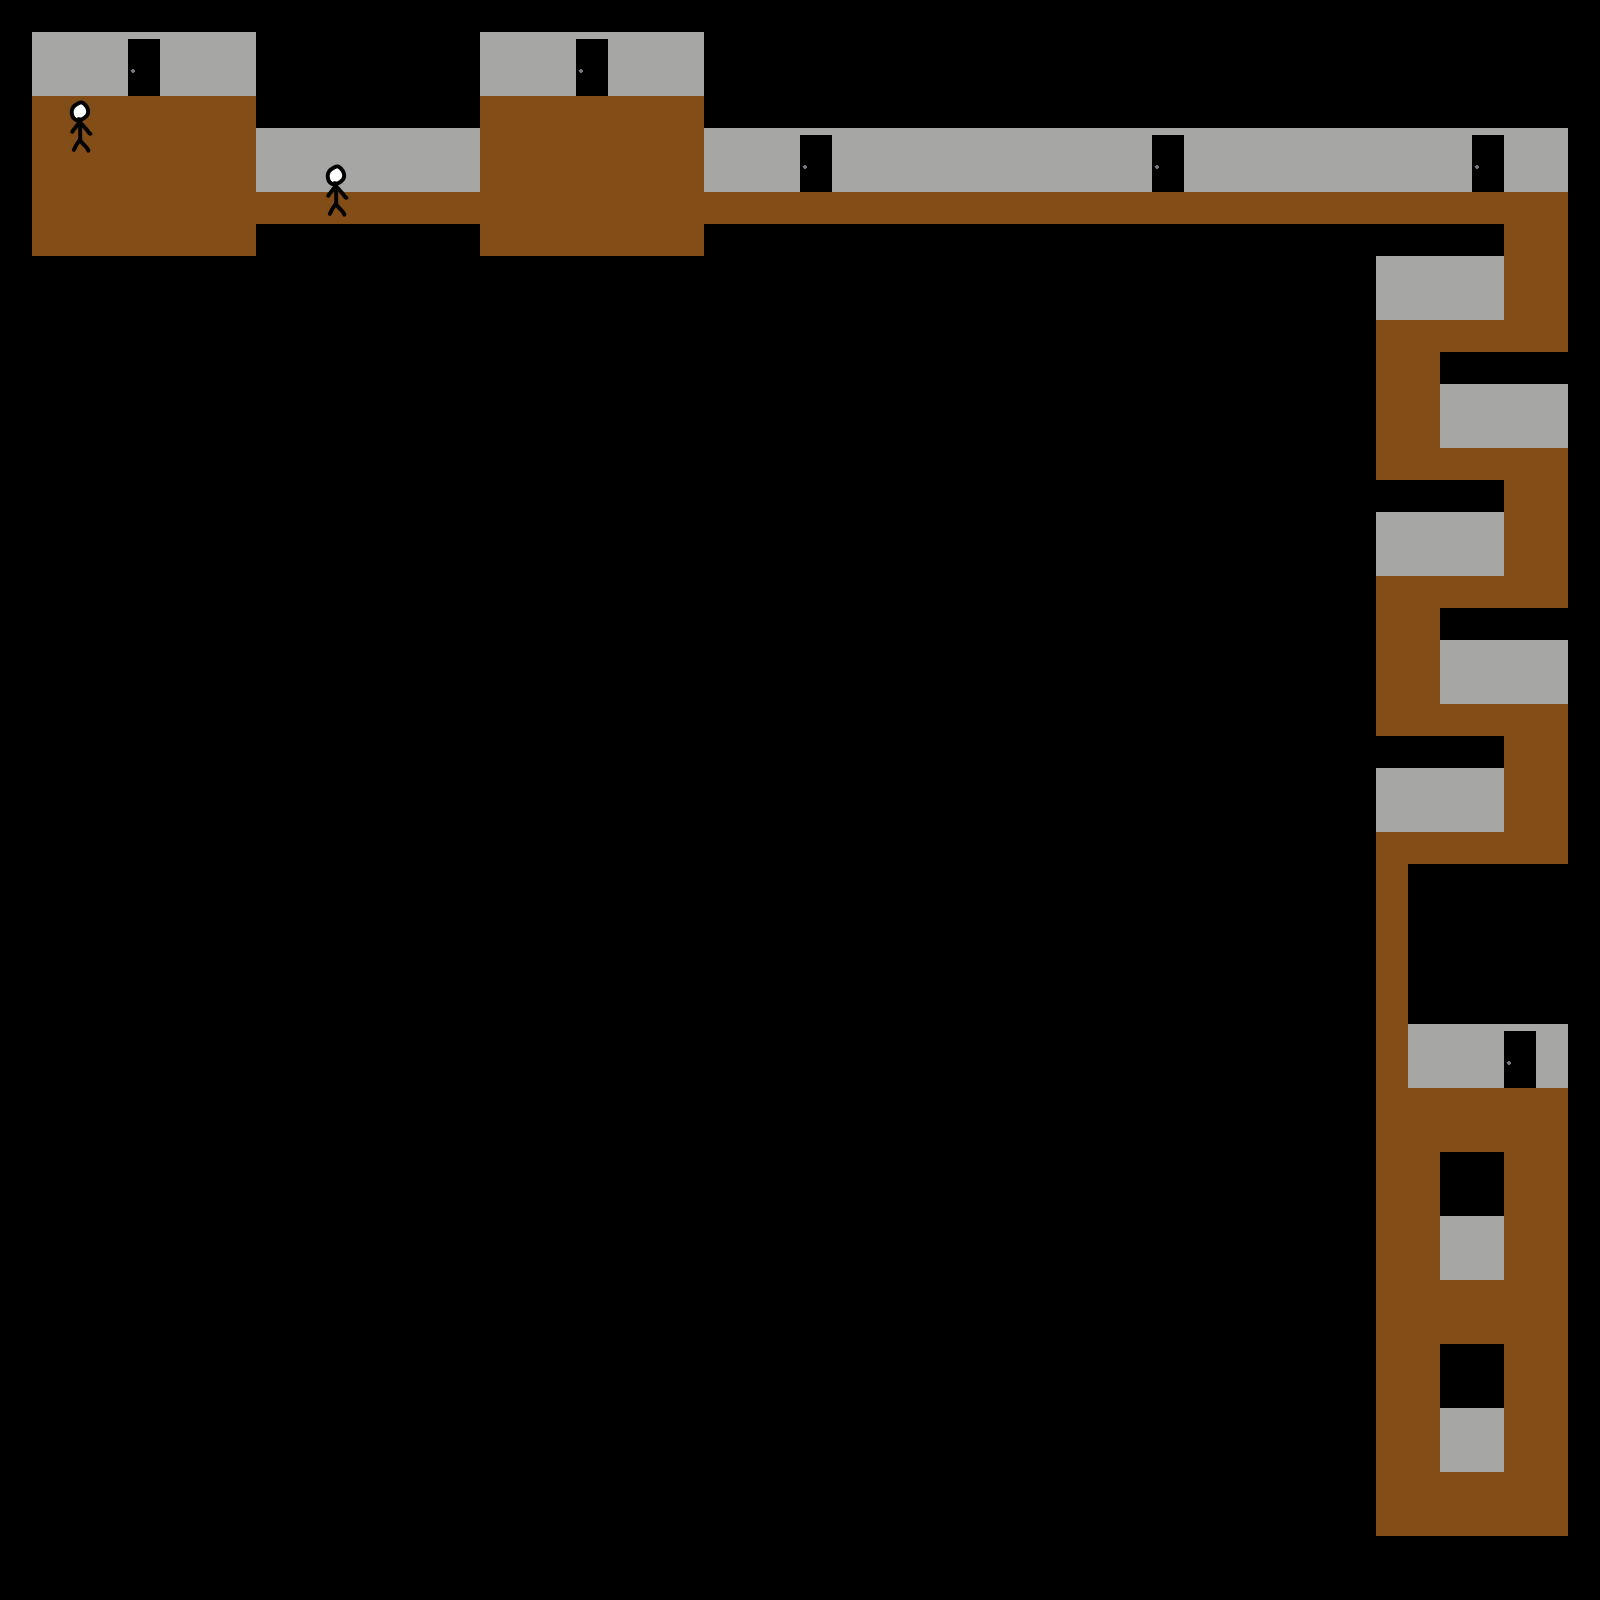

Tiled map render using the project's own tile images. Description and the map definition, with tile-layer contents summarised, below:
An orthogonal 50x50 tile map with 32x32 px tiles, 2 tile layers (tile, obj), 3 tilesets.

<map version="1.0" orientation="orthogonal" renderorder="right-down" width="50" height="50" tilewidth="32" tileheight="32" nextobjectid="56">
 <properties>
  <property name="player" value="TObjectPlayer" />
 </properties>
 <tileset firstgid="1" name="test4" tilewidth="32" tileheight="32" tilecount="8" columns="4">
  <image source="test4.png" width="128" height="64" />
  <tile id="0">
   <properties>
    <property name="blocked" type="bool" value="true" />
   </properties>
  </tile>
  <tile id="1">
   <properties>
    <property name="blocked" type="bool" value="true" />
   </properties>
  </tile>
  <tile id="2">
   <properties>
    <property name="blocked" type="bool" value="true" />
   </properties>
  </tile>
  <tile id="4">
   <properties>
    <property name="blocked" type="bool" value="true" />
   </properties>
  </tile>
  <tile id="5">
   <properties>
    <property name="blocked" type="bool" value="true" />
   </properties>
  </tile>
 </tileset>
 <tileset firstgid="9" name="bng" tilewidth="32" tileheight="64" tilecount="12" columns="3">
  <image source="bng.png" width="96" height="256" />
  <tile id="1">
   <properties>
    <property name="type" value="TObjectPlayer" />
   </properties>
  </tile>
 </tileset>
 <tileset firstgid="21" name="enemy" tilewidth="32" tileheight="64" tilecount="12" columns="3">
  <image source="enemy.png" width="96" height="256" />
  <tile id="1">
   <properties>
    <property name="type" value="TObjectEnemy" />
   </properties>
  </tile>
 </tileset>
 <layer name="tile" width="50" height="50">
  <data>[2500 cells, 2500 non-empty, 6 distinct tile ids]</data>
 </layer>
 <layer name="obj" width="50" height="50">
  <properties>
   <property name="type" value="object" />
  </properties>
  <data>[2500 cells, 2 non-empty, 2 distinct tile ids]</data>
 </layer>
</map>
